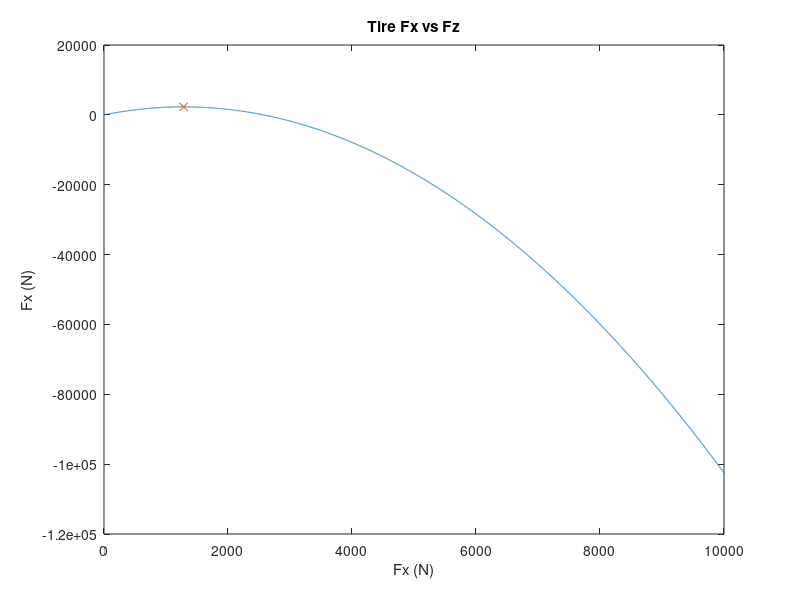

Write the MATLAB code that produced this figure. (Note: this script raises an error after producing the figure.)
x = 0:10000;
fx = -0.001379 * x .^ 2 + 3.542 * x + 7.922;
[fxmax, fxmaxI] = max(fx);
plot(x, fx)
hold on
plot(fxmaxI, fxmax, 'x')
title('Tire Fx vs Fz');
xlabel('Fx (N)');
ylabel('Fx (N)');



frontTrack = 1215E-3;
wheelBase = 1530E-3;
% brakeBias = .53;
pedalRatio = 7.1875;
frontBore = 20.6E-3;% AP Racing CP4400-93 PRM 135 E 
rearBore = 23.8E-3; % AP Racing CP4400-95 PRM 135 E 
frontCylinderArea = (frontBore ./ 2) .^ 2 .* pi;
rearCylinderArea = (rearBore ./ 2) .^ 2 .* pi;
g = 9.81;
mass = 76.5454 + 93.27 + 68;
rearBrakeCaliperArea = pi * (1 .* 25.4 .* 1E-3) ^ 2 ./ 4;% Wilwood PS-1 
frontBrakeCaliperArea = pi * (1.25 .* 25.4 .* 1E-3) ^ 2 ./ 4;% Wilwood GP200 
brakeradius = 74.5E-3;
rearBrakeRadius = 66.93E-3+ (12.36E-3 ./ 2);
frontBrakeRadius = (70.52E-3 + 86.43E-3) ./ 2;
brakePadFriction = 0.4;
loadedTireRadius = 416.56E-3 ./2 ;


cgHeight = 198E-3;
maxDecel = 1.57;

rearWeightTransfer = cgHeight .* mass .* -maxDecel ./ wheelBase;
rearWeightBrake = mass .* g .* (1 - .5086) + rearWeightTransfer .* g;
frontWeightBrake = mass .* g .* .5086 - rearWeightTransfer .* g;
FXrear = (0.5 * (-0.001379*(rearWeightBrake .* 0.224809).^2 + 3.542 * (rearWeightBrake .* 0.224809) + 7.922)) ./ 0.224809; % equation in lbf so convert to lbf and back to N, 0.5 scaling factor to convert the sandpaper roller data to asphalt
FXfront = (0.5 * (-0.001379*(frontWeightBrake .* 0.224809).^2 + 3.542* (frontWeightBrake .* 0.224809) + 7.922)) ./ 0.224809; % equation in lbf so convert to lbf and back to N, 0.5 scaling factor to convert the sandpaper roller data to asphalt

% totalDownForce = 383.02 + 435.68; ht06
% CoP = 0.870; ht06
CLA = 3.8;
initialVelocity = 29.5; % m /s
rhoAir = 1.204;% kg/m^3
totalDownForce = CLA * initialVelocity .^ 2 * .5 .* rhoAir;
% CoP = 0.870;
CoP = 0.50;

FrontDownforce = totalDownForce * (CoP ./ wheelBase);
RearDownforce = totalDownForce * (1 - (CoP ./ wheelBase));

FXrearAero = (0.5*(-0.001379*((rearWeightBrake + RearDownforce) .* 0.224809).^2 + 3.542* ((rearWeightBrake + RearDownforce) .* 0.224809) + 7.922)) ./ 0.224809  % equation in lbf so convert to lbf and back to N, 0.5 scaling factor to convert the sandpaper roller data to asphalt
FXfrontAero = (0.5*(-0.001379*((frontWeightBrake + FrontDownforce) .* 0.224809).^2 + 3.542* ((frontWeightBrake + FrontDownforce) .* 0.224809) + 7.922)) ./ 0.224809 % equation in lbf so convert to lbf and back to N, 0.5 scaling factor to convert the sandpaper roller data to asphalt
syms idealBias
inputForceAero = FXfrontAero .* (frontCylinderArea .* loadedTireRadius ./ (pedalRatio .* frontBrakeCaliperArea .* 2 .* frontBrakeRadius .* brakePadFriction)) .* (1 ./ idealBias) == FXrearAero .* (rearCylinderArea .* loadedTireRadius ./ (pedalRatio .* rearBrakeCaliperArea .* 2 .* rearBrakeRadius .* brakePadFriction)) .* (1 ./ (1 - idealBias))
inputForce = FXfront .* (frontCylinderArea .* loadedTireRadius ./ (pedalRatio .* frontBrakeCaliperArea .* 2 .* frontBrakeRadius .* brakePadFriction)) .* (1 ./ idealBias) == FXrear .* (rearCylinderArea .* loadedTireRadius ./ (pedalRatio .* rearBrakeCaliperArea .* 2 .* rearBrakeRadius .* brakePadFriction)) .* (1 ./ (1 - idealBias))

Saero = solve(inputForceAero) % ideal bias including aero effects
S = solve(inputForce) % ideal bias w/o aero effects

brakeBias = double(Saero)
% brakeBias = .53
brakeDecel = (FXrearAero + FXfrontAero) ./ (mass .* g)
brakePedalEffortPerGofStoppingForce = (1 ./ pedalRatio) .* (((brakeBias .* frontBrakeCaliperArea .* frontBrakeRadius)  ./  frontCylinderArea) + (((1 - brakeBias) .* rearBrakeCaliperArea .* rearBrakeRadius) ./ rearCylinderArea)) .^ -1 .* loadedTireRadius ./ (4 .* brakePadFriction) .* g .* mass

lockIN = brakeDecel .* brakePedalEffortPerGofStoppingForce
lockINRear = FXfrontAero .* 0.5 .* (frontCylinderArea .* loadedTireRadius ./ (pedalRatio .* frontBrakeCaliperArea .* 2 .* frontBrakeRadius .* brakePadFriction)) .* (1 ./ brakeBias) % 0.5 factor b/c FX for 2 wheel, and rest for 1 wheel
lockINFront = FXrearAero .* 0.5 .* (rearCylinderArea .* loadedTireRadius ./ (pedalRatio .* rearBrakeCaliperArea .* 2 .* rearBrakeRadius .* brakePadFriction)) .* (1 ./ (1 - brakeBias)) % 0.5 factor b/c FX for 2 wheel, and rest for 1 wheel

